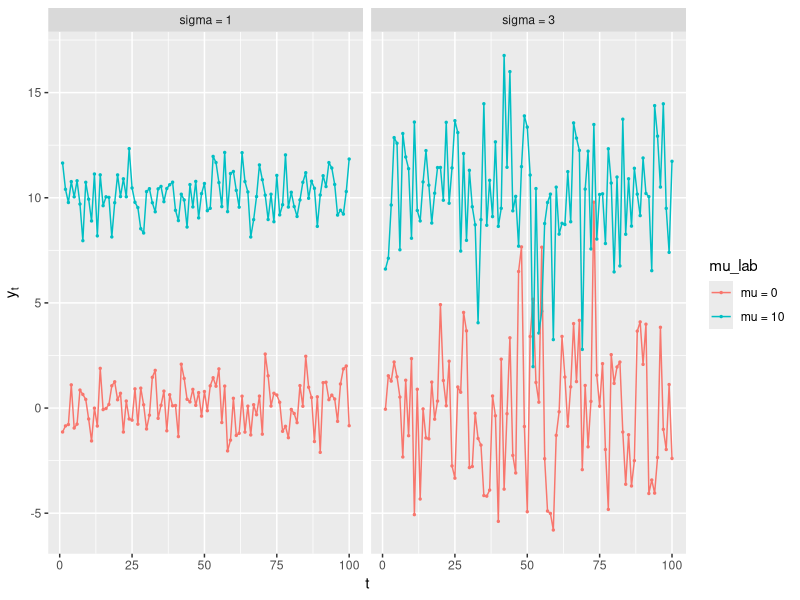
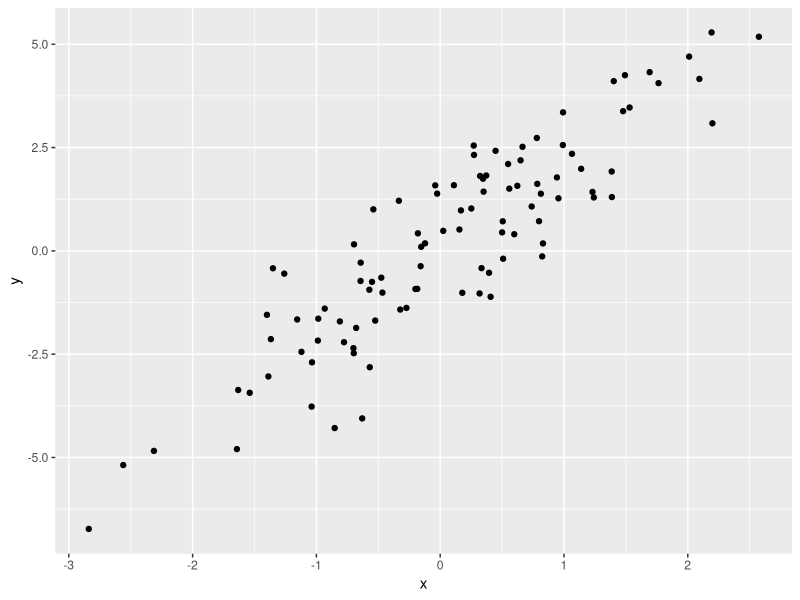
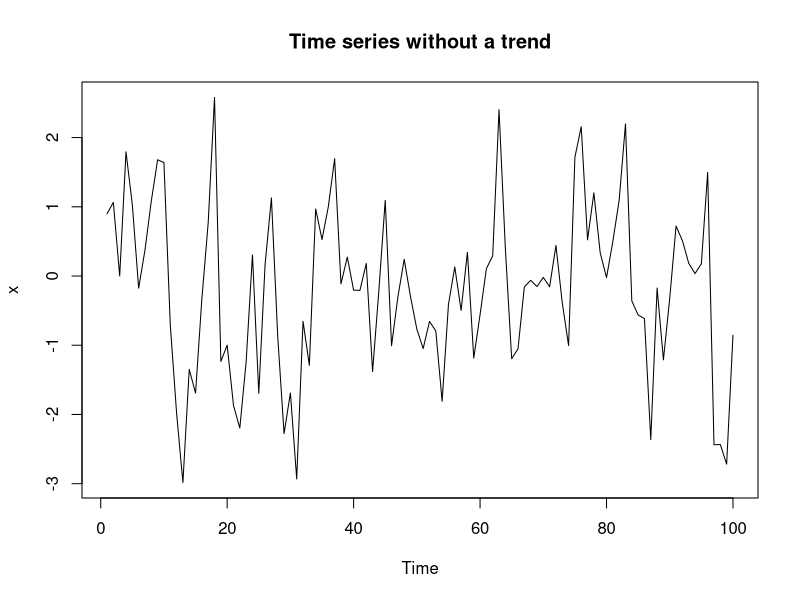
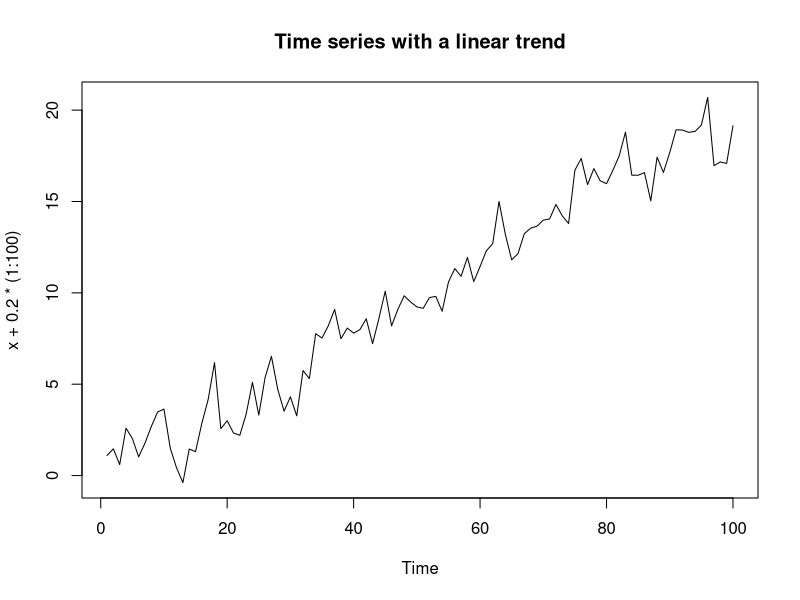

Here is the R script that generated these plots, in order:
## ---- chunk 1
library(tidyverse)
## ---- chunk 2
## For illustration only

n <- 100

sim_data <- expand_grid(
  mu = c(0, 10),
  sigma = c(1, 3),
  t = 1:100
) %>%
  mutate(
    y = rnorm(n(), mean = mu, sd = sigma),
    sigma_lab = paste0("sigma = ", sigma),
    mu_lab = paste0("mu = ", mu)
  )

sim_data %>%
  ggplot(aes(x = t, y = y, color = mu_lab)) +
  geom_point(size = 1 / 2) +
  geom_line() +
  facet_wrap(~sigma_lab) +
  labs(
    x = "t",
    y = expression(y[t])
  )
## ---- chunk 3
sim_data %>%
  group_by(mu_lab, sigma_lab) %>%
  summarise(
    Average = mean(y),
    StdDev = sd(y)
  )
## ---- chunk 4
sum((-0.5)^(0:21))
## ---- chunk 5
n <- 100
x <- rnorm(n = n, mean = 0, sd = 1)
y <- 2 * x + rnorm(n = n, mean = 0, sd = 1)

tibble(y, x) %>%
  ggplot(aes(x = x, y = y)) +
    geom_point()

cov(x, y)
cor(x, y)
## ---- chunk 6
1 + cumsum((2)^c(1:20))
## ---- chunk 7
1 + cumsum((0.5)^c(1:30))
## ---- chunk 8
cumsum((-0.5)^(0:30))
cumsum((0.5)^(0:30))
cumsum((2)^(0:30))
cumsum((-2)^(0:30))
## ---- chunk 9
x <- arima.sim(n = 100, model = list(ar = c(0.5)))
plot(x, main = "Time series without a trend")
## ---- chunk 10
x_l1 <- stats::lag(x)
## ---- chunk 11
plot(x + 0.2 * (1:100), main = "Time series with a linear trend")
## ---- chunk 12
## Pass it a vector of coefficients
roots <- polyroot(c(-0.2, -0.5, 1))
roots
## ---- chunk 13
abs(roots)
